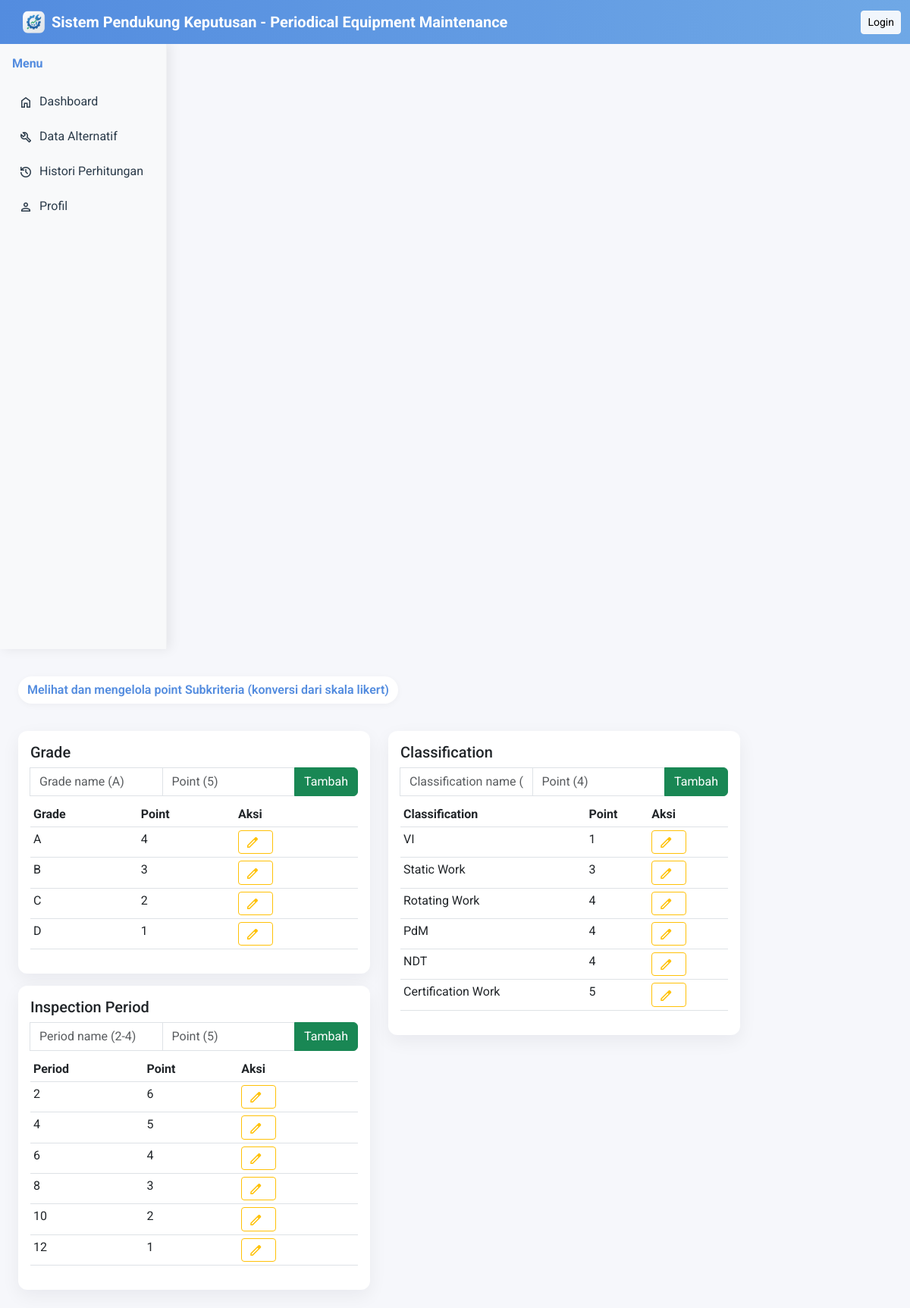
The app's page /pages/data_subkriteria.php with its own data.
### tables this page shows
CREATE TABLE `grade` (
  `id_grade` int(11) NOT NULL,
  `grade_name` varchar(20) NOT NULL,
  `grade_point` int(11) NOT NULL
);

CREATE TABLE `inspection_period` (
  `id_inspection_period` int(11) NOT NULL,
  `period_name` varchar(20) NOT NULL,
  `period_point` int(11) NOT NULL
);

CREATE TABLE `classification` (
  `id_classification` int(11) NOT NULL,
  `classification_name` varchar(50) NOT NULL,
  `classification_point` float(3,1) DEFAULT NULL
);

### pages/data_subkriteria.php (the view, shortened to what this page needs)
<?php
include('../config/db.php');
include('../includes/header.php');
include('../includes/sidebar.php');
?>
<span class="welcome-pill">Melihat dan mengelola point Subkriteria (konversi dari skala likert)</span>
<div class="row mt-4">
  <div class="col-md-6">
    <div class="card mb-3 simple-card">
      <div class="card-body">
        <h5 class="card-title">Grade</h5>
        <?php
        $g_name = '';
        $g_point = '';
        $g_id = 0;
        ?>
        <form action="../process/insert_subkriteria.php" method="post" class="input-group mb-2">
          <input name="name" class="form-control" placeholder="Grade name (A)" value="<?= htmlspecialchars($g_name) ?>">
          <input name="point" type="number" class="form-control" placeholder="Point (5)" value="<?= htmlspecialchars($g_point) ?>">
          <button class="btn btn-<?= $g_id ? 'primary' : 'success' ?>"><?= $g_id ? 'Update' : 'Tambah' ?></button>
        </form>
        <table class="table table-sm">
          <thead><tr><th>Grade</th><th>Point</th><th>Aksi</th></tr></thead>
          <tbody>
          <?php
          $gr = $koneksi->query("SELECT * FROM grade ORDER BY id_grade");
          while($g = $gr->fetch_assoc()):
          ?>
            <tr>
              <td><?= htmlspecialchars($g['grade_name']) ?></td>
              <td><?= (int)$g['grade_point'] ?></td>
              <td>
                <a href="data_subkriteria.php?edit=grade&id=<?= $g['id_grade'] ?>" class="btn btn-sm btn-outline-warning me-1" title="Edit">
                  <span class="material-symbols-outlined edit-icon">edit</span>
                </a>
              </td>
            </tr>
          <?php endwhile; ?>
          </tbody>
        </table>
      </div>
    </div>
    <div class="card simple-card">
      <div class="card-body">
        <h5 class="card-title">Inspection Period</h5>
        <?php
        $p_name = '';
        $p_point = '';
        $p_id = 0;
        ?>
        <form action="../process/insert_subkriteria.php" method="post" class="input-group mb-2">
          <input name="name" class="form-control" placeholder="Period name (2-4)" value="<?= htmlspecialchars($p_name) ?>">
          <input name="point" type="number" class="form-control" placeholder="Point (5)" value="<?= htmlspecialchars($p_point) ?>">
          <button class="btn btn-<?= $p_id ? 'primary' : 'success' ?>"><?= $p_id ? 'Update' : 'Tambah' ?></button>
        </form>
        <table class="table table-sm">
          <thead><tr><th>Period</th><th>Point</th><th>Aksi</th></tr></thead>
          <tbody>
          <?php
          $pr = $koneksi->query("SELECT * FROM inspection_period ORDER BY id_inspection_period");
          while($p = $pr->fetch_assoc()):
          ?>
            <tr>
              <td><?= htmlspecialchars($p['period_name']) ?></td>
              <td><?= (int)$p['period_point'] ?></td>
              <td>
                <a href="data_subkriteria.php?edit=inspection_period&id=<?= $p['id_inspection_period'] ?>" class="btn btn-sm btn-outline-warning me-1" title="Edit">
                  <span class="material-symbols-outlined edit-icon">edit</span>
                </a>
              </td>
            </tr>
          <?php endwhile; ?>
          </tbody>
        </table>
      </div>
    </div>
  </div>
  <div class="col-md-6">
    <div class="card simple-card">
      <div class="card-body">
        <h5 class="card-title">Classification</h5>
        <?php
        $c_name = '';
        $c_point = '';
        $c_id = 0;
        ?>
        <form action="../process/insert_subkriteria.php" method="post" class="input-group mb-2">
          <input name="name" class="form-control" placeholder="Classification name (Rotating work)" value="<?= htmlspecialchars($c_name) ?>">
          <input name="point" type="number" class="form-control" placeholder="Point (4)" value="<?= htmlspecialchars($c_point) ?>">
          <button class="btn btn-<?= $c_id ? 'primary' : 'success' ?>"><?= $c_id ? 'Update' : 'Tambah' ?></button>
        </form>
        <table class="table table-sm">
          <thead><tr><th>Classification</th><th>Point</th><th>Aksi</th></tr></thead>
          <tbody>
          <?php
          $cr = $koneksi->query("SELECT * FROM classification ORDER BY id_classification");
          while($c = $cr->fetch_assoc()):
          ?>
            <tr>
              <td><?= htmlspecialchars($c['classification_name']) ?></td>
              <td><?= (int)$c['classification_point'] ?></td>
              <td>
                <a href="data_subkriteria.php?edit=classification&id=<?= $c['id_classification'] ?>" class="btn btn-sm btn-outline-warning me-1" title="Edit">
                  <span class="material-symbols-outlined edit-icon">edit</span>
                </a>
              </td>
            </tr>
          <?php endwhile; ?>
          </tbody>
        </table>
      </div>
    </div>
  </div>
</div>

### style.css (style rules this page uses)
body, input, button, select, textarea, .nav, .sidebar, .card, .page-content, .navbar, .btn { font-family: 'Roboto', sans-serif !important; }
.card { word-wrap: break-word; }
:root { --accent-1: #538CDF; --accent-2: #34a0ff; --card-bg: #ffffff; --muted: #6c757d; }
.welcome-pill { display: block; max-width: 860px; margin: 12px auto; padding: 12px 18px; border-radius: 14px; background: linear-gradient(180deg, rgba(83, 140, 223, 0.12), rgba(83, 140, 223, 0.06)); color: var(--accent-1); font-weight: 600; text-align: center; box-shadow: 0 8px 20px rgba(83, 140, 223, 0.08) }
.card, .dash-card { border: none; border-radius: 14px; box-shadow: 0 8px 20px rgba(17, 24, 39, 0.06); transition: transform .18s ease, box-shadow .18s ease }
.simple-card { border-radius:12px; box-shadow:0 8px 24px rgba(16,24,40,0.04); }
.material-symbols-outlined.edit-icon { color: #ffc107 !important; }

### includes/header.php (style rules this page uses)
body { padding-top: 56px; font-family: 'Roboto', sans-serif; background: #f6f7fb; }
.material-symbols-outlined { font-size: 20px; vertical-align: middle; margin-right:8px; }
.simple-card, .profile-card { border-radius: 12px; box-shadow: 0 8px 24px rgba(16,24,40,0.06); }
.welcome-pill { display:inline-block; padding:6px 12px; background:#fff; border-radius:999px; box-shadow:0 2px 8px rgba(0,0,0,0.04); margin-bottom:12px; }

### records on screen
grade: grade_name "A", grade_point "4"
grade: grade_name "B", grade_point "3"
grade: grade_name "C", grade_point "2"
grade: grade_name "D", grade_point "1"
inspection_period: period_name "2", period_point "6"
inspection_period: period_name "4", period_point "5"
inspection_period: period_name "6", period_point "4"
inspection_period: period_name "8", period_point "3"
inspection_period: period_name "10", period_point "2"
inspection_period: period_name "12", period_point "1"
classification: classification_name "VI", classification_point "1"
classification: classification_name "Static Work", classification_point "3"
classification: classification_name "Rotating Work", classification_point "4"
classification: classification_name "PdM", classification_point "4"
classification: classification_name "NDT", classification_point "4"
classification: classification_name "Certification Work", classification_point "5"
